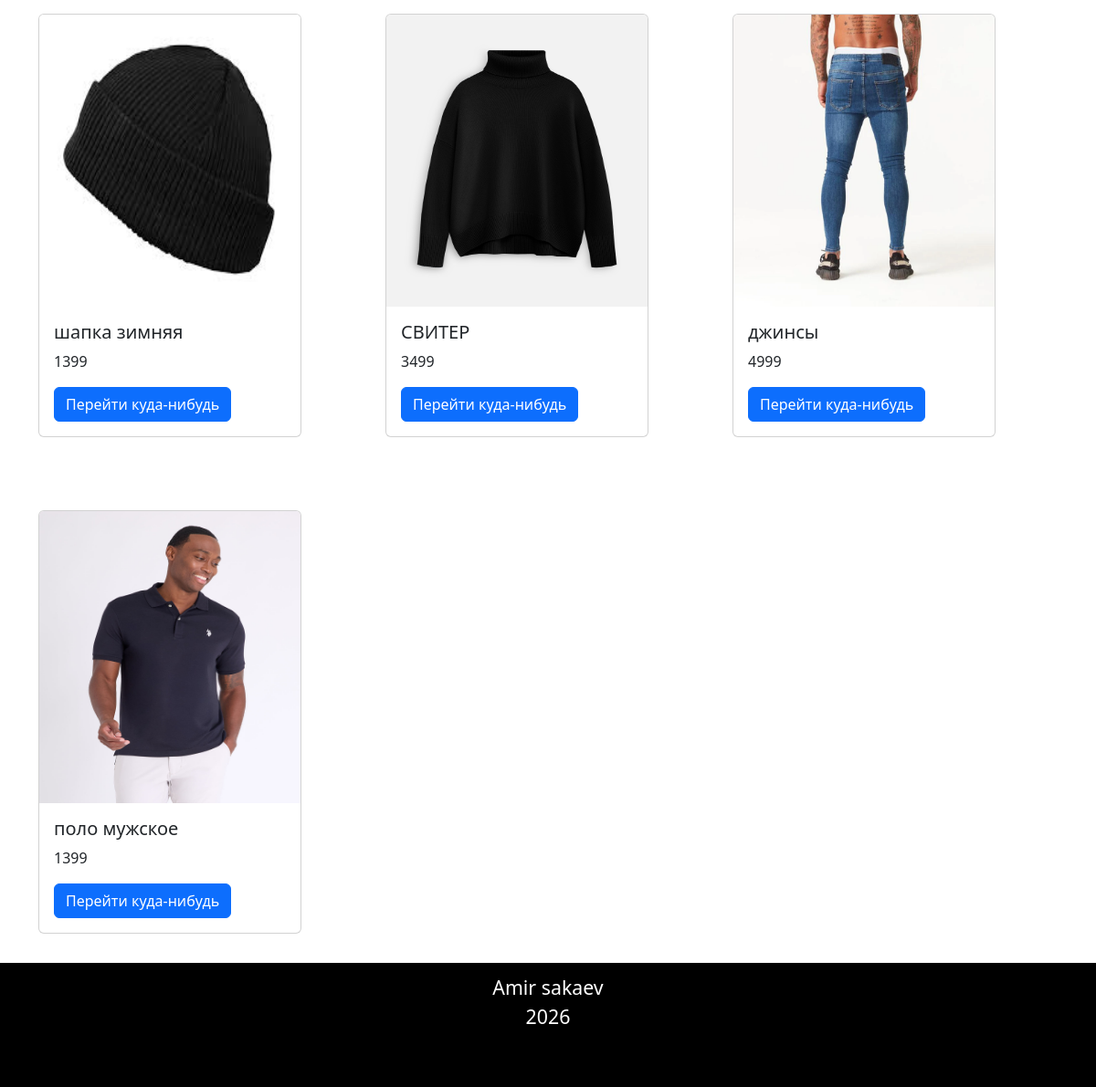
Page /items/all (lower part) on the earlier database version.
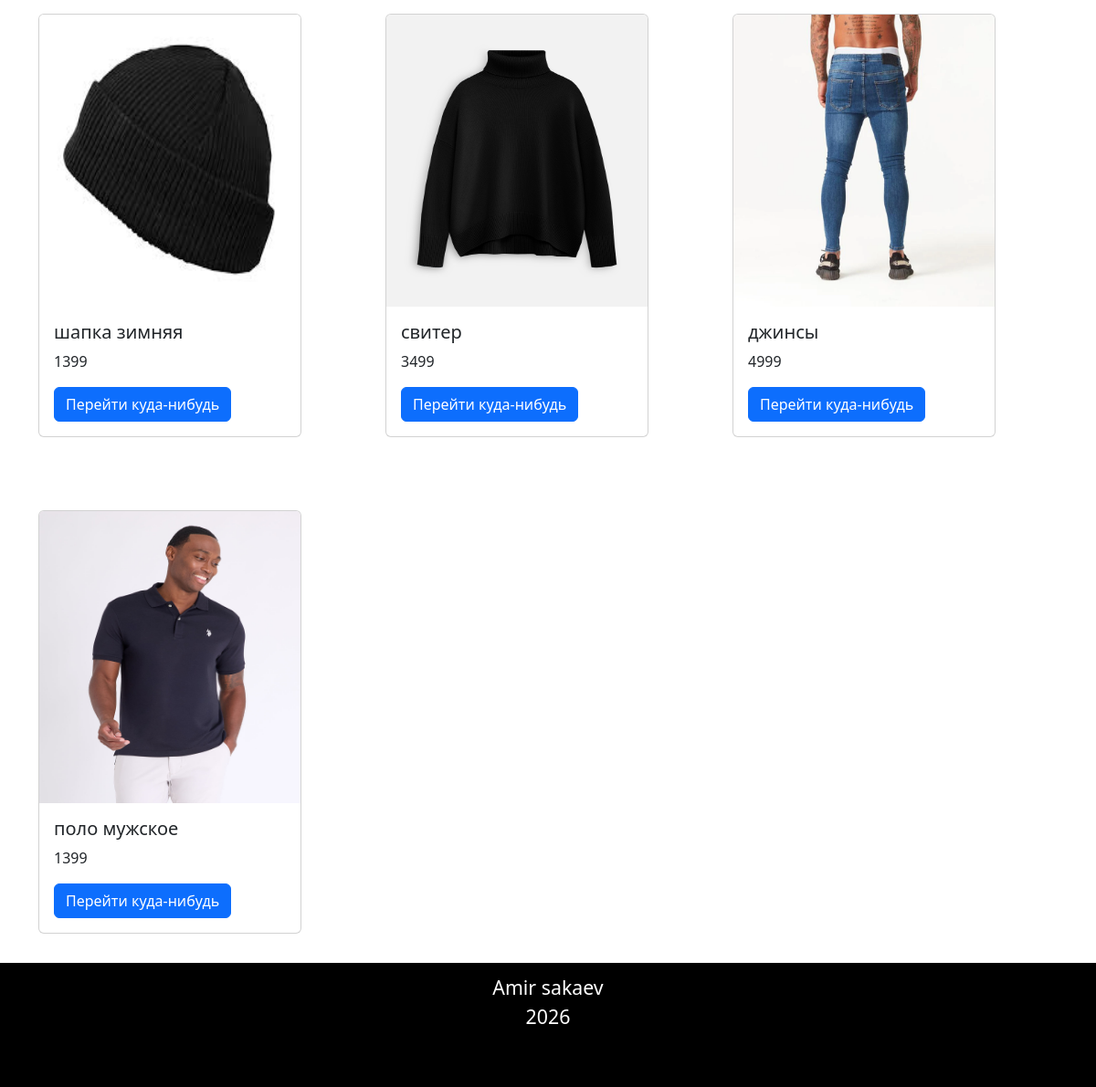
Same page on the later database version.
### e_bash_app/models.py (models this page shows, shortened)
class Item(models.Model):
    clothing_types = (
        ('headwear', 'головные уборы'),
        ('t-shirt', 'футболка'),
        ('underwear', 'штаны'),
        ('sweater', 'свитера'),
        ('boots', 'ботинки'),
        ('gloves', 'перчатки'),
        ('socks', 'носки'),
    )
    item_title = models.CharField(max_length = 100) # название товара
    price = models.IntegerField() # цена
    photo = models.ImageField() # фото товара
    material = models.CharField(max_length = 20) # материал
    clothing_type = models.CharField(max_length = 20, choices=clothing_types) # вид одежды
    clothing_color = models.CharField(max_length = 20) # цвет одежды
    clothing_size = models.CharField(max_length = 3) # размер одежды
    gender = models.CharField(max_length = 7) #мужское/женское/унисекс
    care = models.CharField(max_length = 100) #уход за вещами
    dop_info = models.TextField() # доп. информация

### e_bash_app/views.py (the view, shortened to what this page needs)
# urls.py: path('items/<str:clothing_type>', views.items_list, name='items_list'),
def items_list(request, clothing_type):
    clothing_type_name = ''
    if clothing_type == 'all':
        item = Item.objects.all()
        clothing_type_name = 'Всё'
    context = {
        'items_list' : item,
        'clothing_type' : clothing_type_name
    }
    return render(request, 'items_list.html', context)

### e_bash_app/templates/items_list.html (shortened to what this page needs)
{% extends 'base.html' %}
{% load static %}
{% block css %}
    <link rel="stylesheet" href={% static 'css/header.css' %}>
    <link rel="stylesheet" href={% static 'css/item.css' %}>
{% endblock %}
{% block content %}
<main class="container" id="item">
    <div class="row items-container" onclick="window.location={{ items.id }};">
    {% for items in items_list %}
        <div class="col-4">
            <div class="card" style="width: 18rem;">
                <img src="{{ items.photo.url }}" class="card-img-top item-img" alt="{{ items.item_title }}">
                <div class="card-body">
                    <h5 class="card-title">{{ items.item_title }}</h5>
                    <p class="card-text">{{ items.price }}</p>
                    <a href="/item/{{ items.id }}" class="btn btn-primary">Перейти куда-нибудь</a>
                </div>
            </div>
        </div>
    {% endfor %}
    </div>
</main>
{% endblock %}

Differences in the rows shown:
changed Item: item_title "СВИТЕР" → "свитер"
